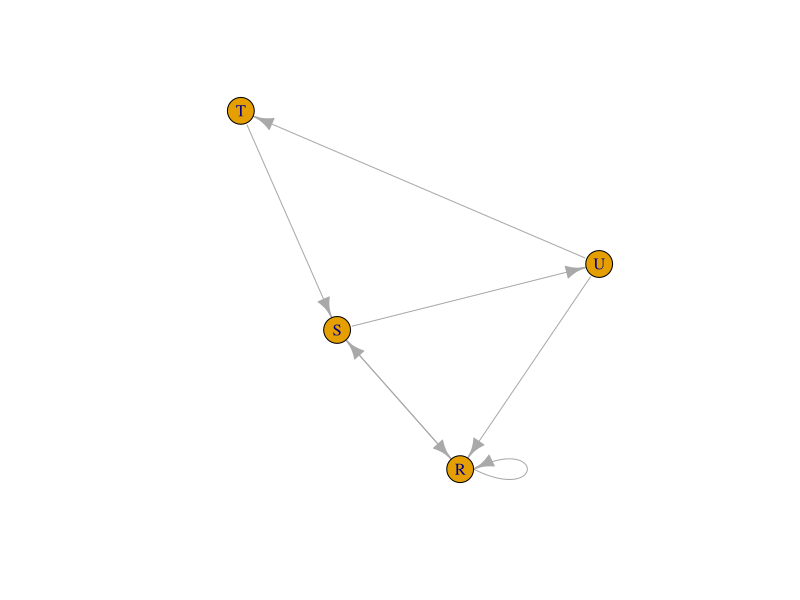
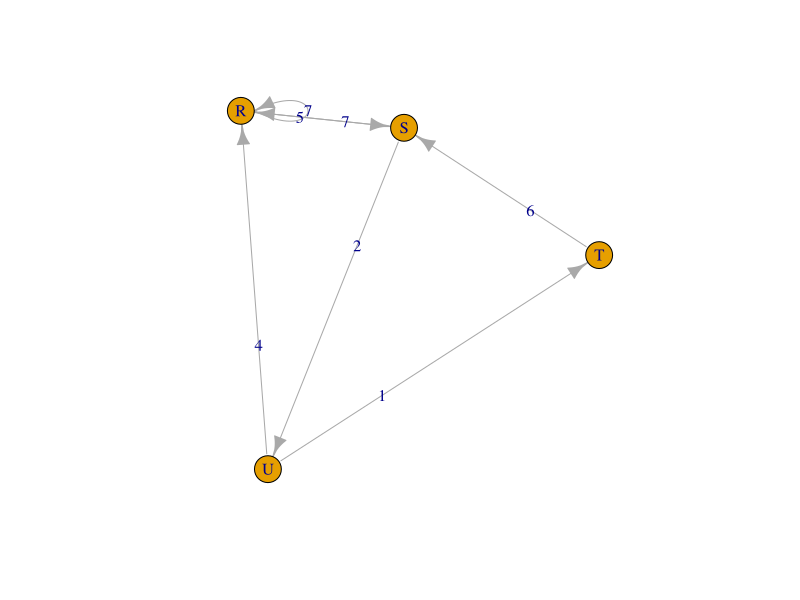
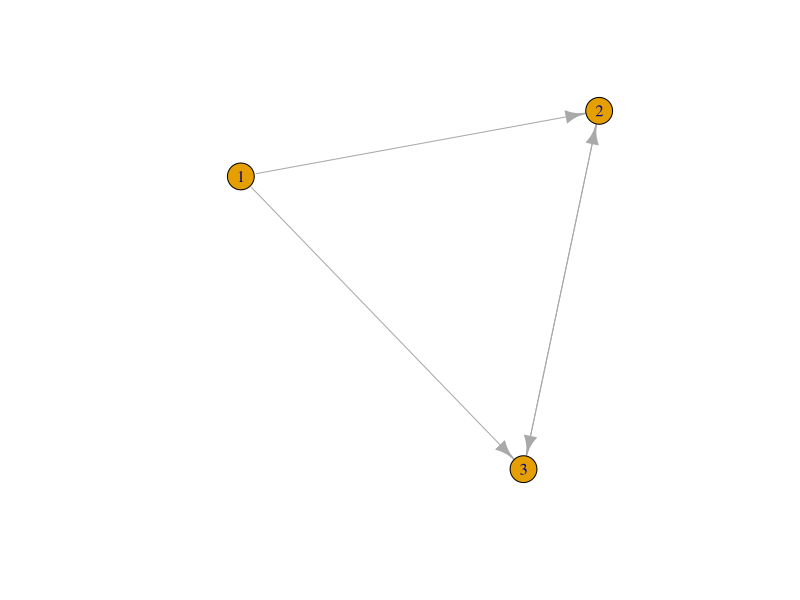

The R script that drew these images, in order:
library(igraph)

matt <- as.matrix(read.table(text="node  R  S  T  U
                                      R  7  5  0  0
                                      S  7  0  0  2
                                      T  0  6  0  0
                                      U  4  0  1  0", header=T))

nms <- matt[, 1]
matt <- matt[, -1]
colnames(matt) <- rownames(matt) <- nms
matt[is.na(matt)] <- 0

g <- graph_from_adjacency_matrix(matt, weighted=TRUE)
plot(g)

s.paths <- distances(g, algorithm = "dijkstra")
print(s.paths)

shortest.paths(g, v = "R", to = "S")

plot(g, edge.label = E(g)$weight)

dg <- graph.formula(1-+2, 1-+3, 2++3)
plot(dg)

graph.density(dg, loops = TRUE)

graph.density(simplify(dg), loops = FALSE)
